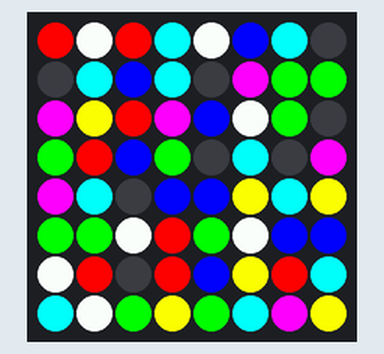
A program run on a simulated Raspberry Pi (BCM pin numbers) with a Sense HAT. On the bench: the Sense HAT's 8×8 RGB LED matrix. Random numbers come from a fixed seed; what the program prints to the terminal is not drawn. At 0.1 s the program stops and its outputs stay as they are.

Above: at 0.1 s.

The program:

primary_sparkles.py
```python
from sense_hat import SenseHat
from random import randint, choice
from time import sleep

sense = SenseHat()
for b in range(255):
    x = randint(0, 7)
    y = randint(0, 7)
    r = choice([0,255])
    g = choice([0,255])
    b = choice([0,255])
    sense.set_pixel(x, y, r,g, b)
    print(b)
    # input()
print("end")
```
